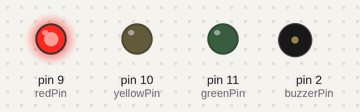
This sketch was run on a simulated Arduino Uno, built with avr-gcc and run on an emulated ATmega328P. Parts: output pins drawn as LEDs (lit = HIGH), buzzer (waves = sounding, pin HIGH).

Above: at 1.5 s.
At 4.5 s:
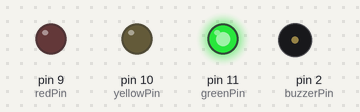
At 6.5 s:
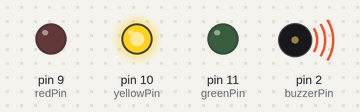
Timing chart, 0 to 9.1 s (numbered marks = the images above):
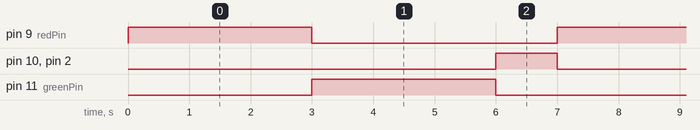

The sketch:

traffic_lights_buzzer.ino
```cpp
const int redPin = 9;    // Red LED pin
const int yellowPin = 10; // Yellow LED pin
const int greenPin = 11;   // Green LED pin
const int buzzerPin = 2;  // Buzzer pin

const unsigned long redDuration = 3000;      // Red light duration in milliseconds
const unsigned long greenDuration = 3000;    // Green light duration in milliseconds
const unsigned long yellowDuration = 1000;   // Yellow light duration in milliseconds

void setup() {
  pinMode(redPin, OUTPUT);
  pinMode(yellowPin, OUTPUT);
  pinMode(greenPin, OUTPUT);
  pinMode(buzzerPin, OUTPUT);

  // Initial state: red light on, others off
  digitalWrite(redPin, HIGH);
  digitalWrite(yellowPin, LOW);
  digitalWrite(greenPin, LOW);
  digitalWrite(buzzerPin, LOW);
}

void loop() {
  // Red light
  digitalWrite(redPin, HIGH);
  delay(redDuration);
  digitalWrite(redPin, LOW);

  // Green light
  digitalWrite(greenPin, HIGH);
  delay(greenDuration);
  digitalWrite(greenPin, LOW);

  // Yellow light and buzzer
  digitalWrite(yellowPin, HIGH);
  digitalWrite(buzzerPin, HIGH);
  delay(yellowDuration);
  digitalWrite(yellowPin, LOW);
  digitalWrite(buzzerPin, LOW);

  // Repeat the cycle
}
```

Measured:
- by itself, pin 9 (redPin), pin 11 (greenPin): alternates HIGH for 3.0 s and LOW for 4.0 s
- by itself, pin 10 (yellowPin), pin 2 (buzzerPin): alternates HIGH for 1.0 s and LOW for 6.0 s
- by itself, everything shown: repeats every 7.0 s, in 4 steps
